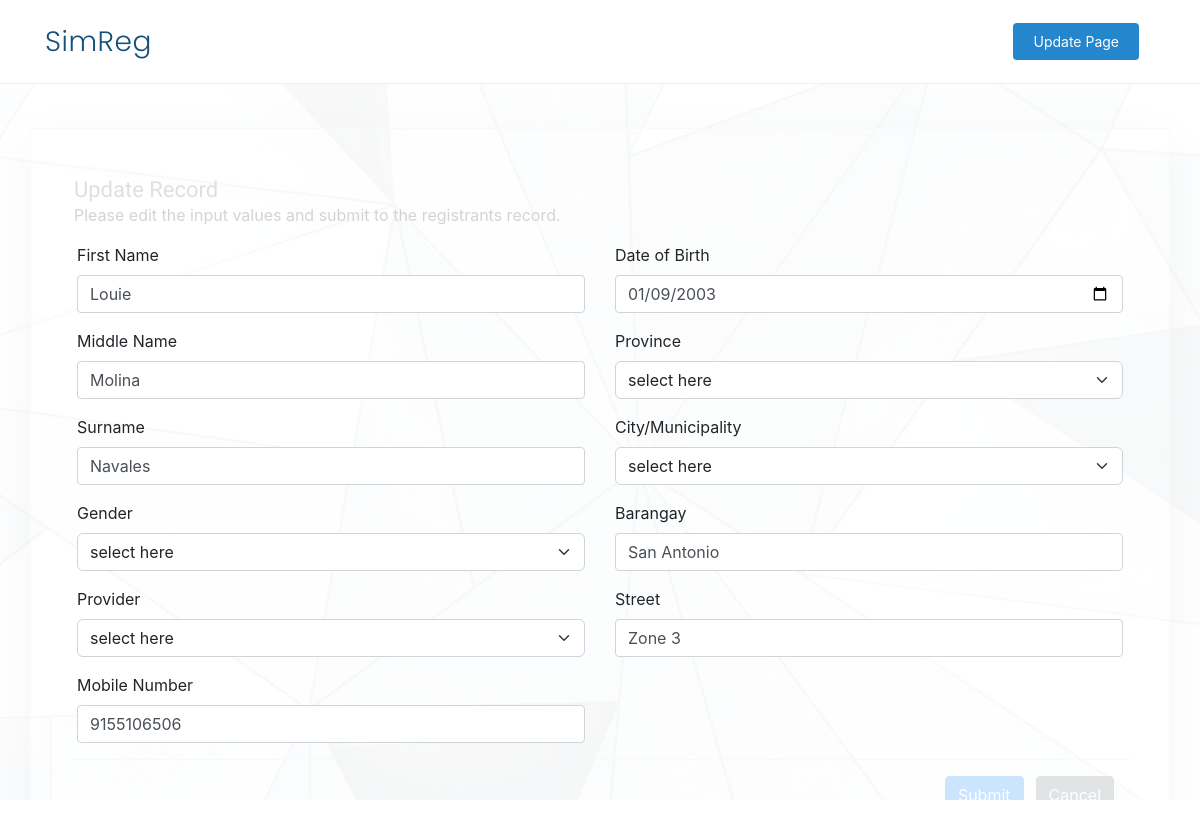
The page /update.php?id=10 on the database its author committed.
### tables this page shows
CREATE TABLE `registrants` (
  `id` int(11) NOT NULL,
  `firstname` varchar(50) NOT NULL,
  `middlename` varchar(50) NOT NULL,
  `surname` varchar(50) NOT NULL,
  `gender` varchar(10) NOT NULL,
  `provider` varchar(10) NOT NULL,
  `mobile_number` bigint(20) NOT NULL,
  `date_of_birth` text NOT NULL,
  `province` varchar(50) NOT NULL,
  `city` varchar(50) NOT NULL,
  `barangay` varchar(50) NOT NULL,
  `street` text NOT NULL,
  `date_registered` timestamp NOT NULL DEFAULT current_timestamp() ON UPDATE current_timestamp()
);

### update.php (the view, shortened to what this page needs)
<?php
require_once "config.php";
$firstname = $middlename = $surname = $mobile_number = $gender = $provider = $date_of_birth = $province = $city = $barangay = $street = "";
$firstname_err = $middlename_err = $surname_err = $mobile_number_err = $gender_err = $provider_err = $date_of_birth_err = $province_err = $city_err = $barangay_err = $street_err = "";
if(isset($_POST["id"]) && !empty($_POST["id"])){
    $id = $_POST["id"];
    $input_firstname = trim($_POST["firstname"]);
    if(empty($input_firstname)){
        $firstname_err = "Please enter a name.";
    } elseif(!filter_var($input_firstname, FILTER_VALIDATE_REGEXP, array("options"=>array("regexp"=>"/^[a-zA-Z\s]+$/")))){
        $firstname_err = "Please enter a valid name.";
    } else{
        $firstname = $input_firstname;
    }
    $input_middlename = trim($_POST["middlename"]);
    if(empty($input_middlename)){
        $middlename_err = "Please enter a name.";
    } elseif(!filter_var($input_middlename, FILTER_VALIDATE_REGEXP, array("options"=>array("regexp"=>"/^[a-zA-Z\s]+$/")))){
        $middlename_err = "Please enter a valid name.";
    } else{
        $middlename = $input_middlename;
    }
    $input_surname = trim($_POST["surname"]);
    if(empty($input_surname)){
        $surname_err = "Please enter a name.";
    } elseif(!filter_var($input_surname, FILTER_VALIDATE_REGEXP, array("options"=>array("regexp"=>"/^[a-zA-Z\s]+$/")))){
        $surname_err = "Please enter a valid name.";
    } else{
        $surname = $input_surname;
    }
    $input_mobile_number = trim($_POST["mobile_number"]);
    if(empty($input_mobile_number)){
        $mobile_number_err = "Please enter an mobile_number.";
    } else{
        $mobile_number = $input_mobile_number;
    }
    $input_gender = trim($_POST["gender"]);
    if(empty($input_gender)){
        $gender_err = "Please enter an gender.";
    } else{
        $gender = $input_gender;
    }
    $input_provider = trim($_POST["provider"]);
    if(empty($input_provider)){
        $provider_err = "Please enter an provider.";
    } else{
        $provider = $input_provider;
    }
    $input_date_of_birth = trim($_POST["date_of_birth"]);
    if(empty($input_date_of_birth)){
        $date_of_birth_err = "Please enter an date_of_birth.";
    } else{
        $date_of_birth = $input_date_of_birth;
    }
    $input_province = trim($_POST["province"]);
    if(empty($input_province)){
        $province_err = "Please enter an province.";
    } else{
        $province = $input_province;
    }
    $input_city = trim($_POST["city"]);
    if(empty($input_city)){
        $city_err = "Please enter an city.";
    } else{
        $city = $input_city;
    }
    $input_barangay = trim($_POST["barangay"]);
    if(empty($input_barangay)){
        $barangay_err = "Please enter an barangay.";
    } else{
        $barangay = $input_barangay;
    }
    $input_street = trim($_POST["street"]);
    if(empty($input_street)){
        $street_err = "Please enter an street.";
    } else{
        $street = $input_street;
    }
    if(empty($firstname_err) && empty($middlename_err) && empty($surname_err) && empty($mobile_number_err) && empty($gender_err) && empty($provider_err) && empty($date_of_birth_err) && empty($province_err) && empty($city_err) && empty($barangay_err) && empty($street_err)){
        $sql = "UPDATE registrants SET firstname=?, middlename=?, surname=?, mobile_number=?, gender=?, provider=?, date_of_birth=?, province=?, city=?, barangay=?, street=? WHERE id=?";
        if($stmt = mysqli_prepare($link, $sql)){
            mysqli_stmt_bind_param($stmt, "sssssssssssi", $param_firstname, $param_middlename, $param_surname, $param_mobile_number, $param_gender, $param_provider, $param_date_of_birth, $param_province, $param_city, $param_barangay, $param_street, $param_id);
            $param_firstname = $firstname;
            $param_middlename = $middlename;
            $param_surname = $surname;
            $param_mobile_number = $mobile_number;
            $param_gender = $gender;
            $param_provider = $provider;
            $param_date_of_birth = $date_of_birth;
            $param_province = $province;
            $param_city = $city;
            $param_barangay = $barangay;
            $param_street = $street;
            $param_id = $id;
            if(mysqli_stmt_execute($stmt)){
                header("location: admin.php");
                exit();
            } else{
                echo "Oops! Something went wrong. Please try again later.";
            }
        }
        mysqli_stmt_close($stmt);
    }
    mysqli_close($link);
} else{
    if(isset($_GET["id"]) && !empty(trim($_GET["id"]))){
        $sql = "SELECT * FROM registrants WHERE id = ?";
        if($stmt = mysqli_prepare($link, $sql)){
            mysqli_stmt_bind_param($stmt, "i", $param_id);
            if(mysqli_stmt_execute($stmt)){
                $result = mysqli_stmt_get_result($stmt);
                if(mysqli_num_rows($result) == 1){
                    $row = mysqli_fetch_array($result, MYSQLI_ASSOC);
                    $firstname = $row["firstname"];
                    $middlename = $row["middlename"];
                    $surname = $row["surname"];
                    $mobile_number = $row["mobile_number"];
                    $date_of_birth = $row["date_of_birth"];
                    $barangay = $row["barangay"];
                    $street = $row["street"];
                } else{
                    header("location: error.php");
                    exit();
                }
            } else{
                echo "Oops! Something went wrong. Please try again later.";
            }
        }
    }  else{
        header("location: error.php");
        exit();
    }
}
?>
 <!DOCTYPE html>
<html lang="en">
<head>
  <link href="assets/vendor/aos/aos.css" rel="stylesheet">
  <link href="assets/vendor/bootstrap/css/bootstrap.min.css" rel="stylesheet">
  <link href="assets/vendor/bootstrap-icons/bootstrap-icons.css" rel="stylesheet">
  <link href="assets/vendor/boxicons/css/boxicons.min.css" rel="stylesheet">
  <link href="assets/vendor/glightbox/css/glightbox.min.css" rel="stylesheet">
  <link href="assets/vendor/remixicon/remixicon.css" rel="stylesheet">
  <link href="assets/vendor/swiper/swiper-bundle.min.css" rel="stylesheet">
  <link href="assets/css/style.css" rel="stylesheet">
  <link rel="stylesheet" href="https://stackpath.bootstrapcdn.com/bootstrap/4.5.2/css/bootstrap.min.css">
  <link rel="stylesheet" href="https://stackpath.bootstrapcdn.com/bootstrap/4.5.2/css/bootstrap.min.css">
  <link rel="stylesheet" href="https://maxcdn.bootstrapcdn.com/font-awesome/4.7.0/css/font-awesome.min.css">
</head>
<body>
<header id="header" class="fixed-top">
        <div class="container d-flex align-items-center justify-content-between">
            <h1 class="logo"><a>SimReg</a></h1>
            <nav id="navbar" class="navbar">
                <ul>
                    <li><a class="getstarted scrollto">Update Page</a></li>
                </ul>
            </nav>
        </div>
   </header>
    <section id="hero">
        <div class="container-md shadow-lg border mt-5" data-aos="fade-up" data-aos-delay="100">
         <form action="<?php echo htmlspecialchars(basename($_SERVER['REQUEST_URI'])); ?>" method="post">
            <div class="row mx-3">
                    <h2 class="mt-5">Update Record</h2>
                    <p>Please edit the input values and submit to the registrants record.</p>
                    <div class="col-md-6 mx-auto">
                        <div class="form-group">
                            <label>First Name</label>
                            <input type="text" name="firstname" class="form-control <?php echo (!empty($firstname_err)) ? 'is-invalid' : ''; ?>" value="<?php echo $firstname; ?>" required>
                        </div>
                        <div class="form-group">
                            <label>Middle Name</label>
                            <input type="text"name="middlename" class="form-control <?php echo (!empty($middlename_err)) ? 'is-invalid' : ''; ?>" value="<?php echo $middlename; ?>">
                        </div>
                        <div class="form-group">
                            <label>Surname</label>
                            <input type="text" name="surname" class="form-control <?php echo (!empty($surname_err)) ? 'is-invalid' : ''; ?>" value="<?php echo $surname; ?>">
                        </div>
                        <div class="form-group">
                            <label>Gender</label>
                            <select name="gender" class="form-select" aria-label="Default select example">
                                <option selected disabled>select here</option>
                            </select>
                        </div>
                        <div class="form-group">
                            <label>Provider</label>
                            <select name="provider" class="form-select" aria-label="Default select example">
                                <option selected disabled>select here</option>
                            </select>
                        </div>
                        <div class="form-group">
                            <label>Mobile Number</label>
                            <input type="text" name="mobile_number" class="form-control <?php echo (!empty($mobile_number_err)) ? 'is-invalid' : ''; ?>" value="<?php echo $mobile_number; ?>">
                        </div>
                    </div>
                    <div class="col-md-6 mx-auto">
                        <div class="form-group">
                            <label>Date of Birth</label>
                            <input type="date" name="date_of_birth" class="form-control <?php echo (!empty($date_of_birth_err)) ? 'is-invalid' : ''; ?>" value="<?php echo $date_of_birth; ?>">
                        </div>
                        <div class="form-group">
                            <label>Province</label>
                            <select name="province" class="form-select" aria-label="Default select example">
                                <option selected disabled>select here</option>
                            </select>
                        </div>
                        <div class="form-group">
                            <label>City/Municipality</label>
                            <select name="city" class="form-select" aria-label="Default select example">
                                <option selected disabled>select here</option>
                            </select>
                        </div>
                        <div class="form-group">
                            <label>Barangay</label>
                            <input type="text" name="barangay" class="form-control <?php echo (!empty($barangay_err)) ? 'is-invalid' : ''; ?>" value="<?php echo $barangay; ?>">
                        </div>
                        <div class="form-group">
                            <label>Street</label>
                            <input type="text" name="street" class="form-control <?php echo (!empty($street_err)) ? 'is-invalid' : ''; ?>" value="<?php echo $street; ?>">
                        </div>
                    </div>
            </div>
                    <div class="mb-3 mx-4 modal-footer">
                        <input type="submit" class="btn btn-primary" value="Submit">
                        <a href="index.php" class="btn btn-secondary ml-2">Cancel</a>
                    </div>
        </form>
       </div>
    </section>
</body>
</html>

### assets/css/style.css (style rules this page uses)
body { font-family: "Open Sans", sans-serif; color: #444444; }
a { color: #2487ce; text-decoration: none; }
h1, h2, h3, h4, h5, h6 { font-family: "Raleway", sans-serif; }
#header { transition: all 0.5s; background: #fff; z-index: 997; padding: 15px 0; border-bottom: 1px solid #e6f2fb; }
#header .logo { font-size: 28px; margin: 0; padding: 0; line-height: 1; font-weight: 300; letter-spacing: 0.5px; font-family: "Poppins", sans-serif; }
#header .logo a { color: #16507b; }
.navbar { padding: 0; }
.navbar ul { margin: 0; padding: 0; display: flex; list-style: none; align-items: center; }
.navbar li { position: relative; }
.navbar a, .navbar a:focus { display: flex; align-items: center; justify-content: space-between; padding: 10px 0 10px 30px; font-size: 14px; color: #16507b; white-space: nowrap; transition: 0.3s; }
.navbar .getstarted, .navbar .getstarted:focus { background: #2487ce; padding: 8px 20px; margin-left: 30px; border-radius: 4px; color: #fff; }
#hero { width: 100%; height: 100vh; position: relative; background: url("../img/hero-bg.jpg") top center; background-size: cover; position: relative; }
#hero:before { content: ""; background: rgba(255, 255, 255, 0.8); position: absolute; bottom: 0; top: 0; left: 0; right: 0; }
#hero h2 { color: #5e5e5e; margin: 10px 0 0 0; font-size: 22px; }
@media (min-width: 1024px) { #hero { background-attachment: fixed; } }
section { padding: 80px 0; overflow: hidden; }

### rows shown on the page
registrants: firstname "Louie", middlename "Molina", surname "Navales", mobile_number "9155106506", date_of_birth "01/09/2003", barangay "San Antonio", street "Zone 3"
